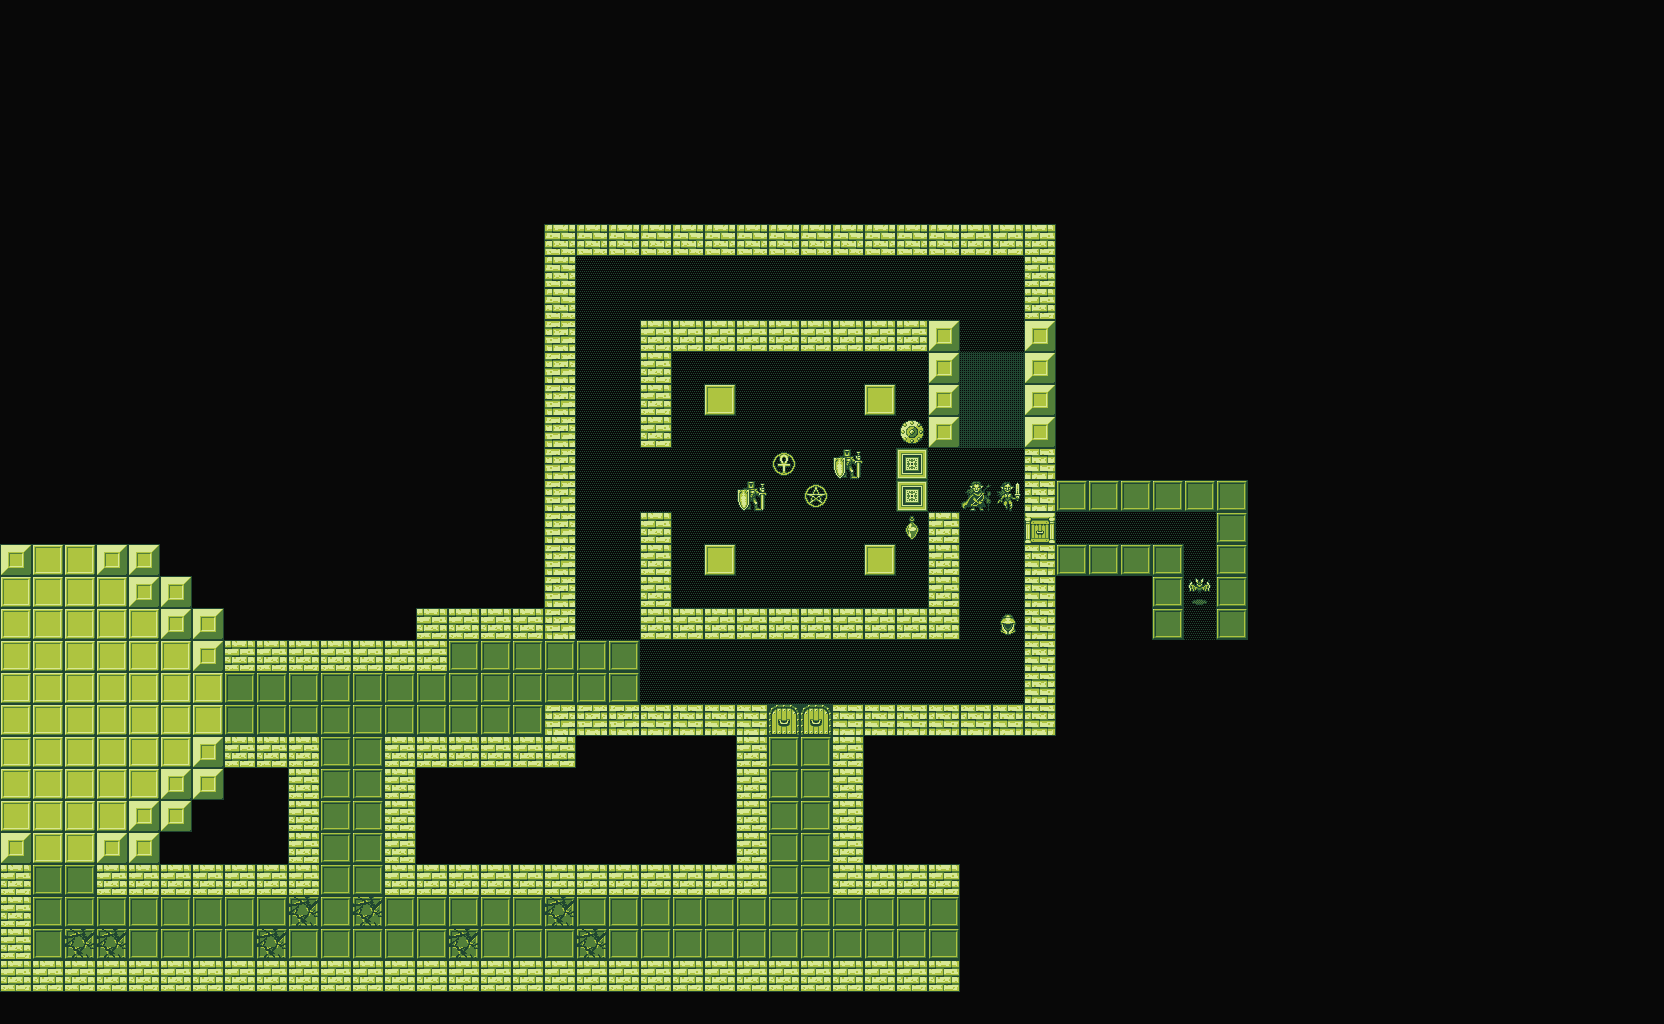

This game map was drawn from its Tiled (.tmx) file and the tilesets committed beside it. A one-line description and the full map source follow:
An orthogonal 52x32 tile map with 32x32 px tiles, 2 tile layers (Tile Layer 1, entities).

<map version="1.2" tiledversion="1.3.0" orientation="orthogonal" renderorder="right-down" compressionlevel="-1" width="52" height="32" tilewidth="32" tileheight="32" infinite="0" backgroundcolor="#080808" nextlayerid="3" nextobjectid="1">
 <tileset firstgid="1" source="Jerom.tsx" />
 <layer id="1" name="Tile Layer 1" width="52" height="32">
  <data encoding="csv">
0,0,0,0,0,0,0,0,0,0,0,0,0,0,0,0,0,0,0,0,0,0,0,0,0,0,0,0,0,0,0,0,0,0,0,0,0,0,0,0,0,0,0,0,0,0,0,0,0,0,0,0,
0,0,0,0,0,0,0,0,0,0,0,0,0,0,0,0,0,0,0,0,0,0,0,0,0,0,0,0,0,0,0,0,0,0,0,0,0,0,0,0,0,0,0,0,0,0,0,0,0,0,0,0,
0,0,0,0,0,0,0,0,0,0,0,0,0,0,0,0,0,0,0,0,0,0,0,0,0,0,0,0,0,0,0,0,0,0,0,0,0,0,0,0,0,0,0,0,0,0,0,0,0,0,0,0,
0,0,0,0,0,0,0,0,0,0,0,0,0,0,0,0,0,0,0,0,0,0,0,0,0,0,0,0,0,0,0,0,0,0,0,0,0,0,0,0,0,0,0,0,0,0,0,0,0,0,0,0,
0,0,0,0,0,0,0,0,0,0,0,0,0,0,0,0,0,0,0,0,0,0,0,0,0,0,0,0,0,0,0,0,0,0,0,0,0,0,0,0,0,0,0,0,0,0,0,0,0,0,0,0,
0,0,0,0,0,0,0,0,0,0,0,0,0,0,0,0,0,0,0,0,0,0,0,0,0,0,0,0,0,0,0,0,0,0,0,0,0,0,0,0,0,0,0,0,0,0,0,0,0,0,0,0,
0,0,0,0,0,0,0,0,0,0,0,0,0,0,0,0,0,0,0,0,0,0,0,0,0,0,0,0,0,0,0,0,0,0,0,0,0,0,0,0,0,0,0,0,0,0,0,0,0,0,0,0,
0,0,0,0,0,0,0,0,0,0,0,0,0,0,0,0,0,2147483667,2147483667,2147483667,2147483667,2147483667,2147483667,2147483667,2147483667,2147483667,2147483667,2147483667,2147483667,2147483667,19,19,19,0,0,0,0,0,0,0,0,0,0,0,0,0,0,0,0,0,0,0,
0,0,0,0,0,0,0,0,0,0,0,0,0,0,0,0,0,2147483667,1,1,1,1,1,1,1,1,1,1,1,1,1,1,19,0,0,0,0,0,0,0,0,0,0,0,0,0,0,0,0,0,0,0,
0,0,0,0,0,0,0,0,0,0,0,0,0,0,0,0,0,2147483667,1,1,1,1,1,1,1,1,1,1,1,1,1,1,19,0,0,0,0,0,0,0,0,0,0,0,0,0,0,0,0,0,0,0,
0,0,0,0,0,0,0,0,0,0,0,0,0,0,0,0,0,3221225491,1,1,19,19,19,19,19,19,19,19,19,19,1,1,1073741843,0,0,0,0,0,0,0,0,0,0,0,0,0,0,0,0,0,0,0,
0,0,0,0,0,0,0,0,0,0,0,0,0,0,0,0,0,3221225491,1,1,19,1,1,1,1,1,1,1,1,19,7,7,1073741843,0,0,0,0,0,0,0,0,0,0,0,0,0,0,0,0,0,0,0,
0,0,0,0,0,0,0,0,0,0,0,0,0,0,0,0,0,3221225491,1,1,19,1,9,1,1,1,1,9,1,19,7,7,1073741843,0,0,0,0,0,0,0,0,0,0,0,0,0,0,0,0,0,0,0,
0,0,0,0,0,0,0,0,0,0,0,0,0,0,0,0,0,3221225491,1,1,19,1,1,1,1,1,1,1,1,19,7,7,1073741843,0,0,0,0,0,0,0,0,0,0,0,0,0,0,0,0,0,0,0,
0,0,0,0,0,0,0,0,0,0,0,0,0,0,0,0,0,3221225491,1,1,1,1,1,1,1,1,1,1,1,1,1,1,1073741843,0,0,0,0,0,0,0,0,0,0,0,0,0,0,0,0,0,0,0,
0,0,0,0,0,0,0,0,0,0,0,0,0,0,0,0,0,3221225491,1,1,1,1,1,1,1,1,1,1,1,1,1,1,1073741843,11,11,11,11,11,11,0,0,0,0,0,0,0,0,0,0,0,0,0,
0,0,0,0,0,0,0,0,0,0,0,0,0,0,0,0,0,3221225491,1,1,19,1,1,1,1,1,1,1,1,19,1,1,1,1,1,1,1,1,11,0,0,0,0,0,0,0,0,0,0,0,0,0,
10,9,9,10,10,0,0,0,0,0,0,0,0,0,0,0,0,3221225491,1,1,19,1,9,1,1,1,1,9,1,19,1,1,1073741843,11,11,11,11,1,11,0,0,0,0,0,0,0,0,0,0,0,0,0,
9,9,9,9,10,10,0,0,0,0,0,0,0,0,0,0,0,3221225491,1,1,19,1,1,1,1,1,1,1,1,19,1,1,1073741843,0,0,0,11,1,11,0,0,0,0,0,0,0,0,0,0,0,0,0,
9,9,9,9,9,10,10,0,0,0,0,0,0,19,19,19,19,3221225491,1,1,19,19,19,19,19,19,19,19,19,19,1,1,1073741843,0,0,0,11,1,11,0,0,0,0,0,0,0,0,0,0,0,0,0,
9,9,9,9,9,9,10,19,19,19,19,19,19,19,11,11,11,11,11,11,1,1,1,1,1,1,1,1,1,1,1,1,1073741843,0,0,0,0,0,0,0,0,0,0,0,0,0,0,0,0,0,0,0,
9,9,9,9,9,9,9,11,11,11,11,11,11,11,11,11,11,11,11,11,1,1,1,1,1,1,1,1,1,1,1,1,1073741843,0,0,0,0,0,0,0,0,0,0,0,0,0,0,0,0,0,0,0,
9,9,9,9,9,9,9,11,11,11,11,11,11,11,11,11,11,3221225491,3221225491,3221225491,1073741843,1073741843,1073741843,1073741843,23,23,1073741843,1073741843,1073741843,1073741843,1073741843,1073741843,1073741843,0,0,0,0,0,0,0,0,0,0,0,0,0,0,0,0,0,0,0,
9,9,9,9,9,9,10,19,19,19,11,11,19,19,19,19,19,19,0,0,0,0,0,19,11,11,19,0,0,0,0,0,0,0,0,0,0,0,0,0,0,0,0,0,0,0,0,0,0,0,0,0,
9,9,9,9,9,10,10,0,0,19,11,11,19,0,0,0,0,0,0,0,0,0,0,19,11,11,19,0,0,0,0,0,0,0,0,0,0,0,0,0,0,0,0,0,0,0,0,0,0,0,0,0,
9,9,9,9,10,10,0,0,0,19,11,11,19,0,0,0,0,0,0,0,0,0,0,19,11,11,19,0,0,0,0,0,0,0,0,0,0,0,0,0,0,0,0,0,0,0,0,0,0,0,0,0,
10,9,9,10,10,0,0,0,0,19,11,11,19,0,0,0,0,0,0,0,0,0,0,19,11,11,19,0,0,0,0,0,0,0,0,0,0,0,0,0,0,0,0,0,0,0,0,0,0,0,0,0,
19,11,11,19,19,19,19,19,19,19,11,11,19,19,19,19,19,19,19,19,19,19,19,19,11,11,19,19,19,19,0,0,0,0,0,0,0,0,0,0,0,0,0,0,0,0,0,0,0,0,0,0,
19,11,11,11,11,11,11,11,11,12,11,12,11,11,11,11,11,12,11,11,11,11,11,11,11,11,11,11,11,11,0,0,0,0,0,0,0,0,0,0,0,0,0,0,0,0,0,0,0,0,0,0,
19,11,12,12,11,11,11,11,12,11,11,11,11,11,12,11,11,11,12,11,11,11,11,11,11,11,11,11,11,11,0,0,0,0,0,0,0,0,0,0,0,0,0,0,0,0,0,0,0,0,0,0,
19,19,19,19,19,19,19,19,19,19,19,19,19,19,19,19,19,19,19,19,19,19,19,19,19,19,19,19,19,19,0,0,0,0,0,0,0,0,0,0,0,0,0,0,0,0,0,0,0,0,0,0,
0,0,0,0,0,0,0,0,0,0,0,0,0,0,0,0,0,0,0,0,0,0,0,0,0,0,0,0,0,0,0,0,0,0,0,0,0,0,0,0,0,0,0,0,0,0,0,0,0,0,0,0
</data>
 </layer>
 <layer id="2" name="entities" width="52" height="32">
  <data encoding="csv">
0,0,0,0,0,0,0,0,0,0,0,0,0,0,0,0,0,0,0,0,0,0,0,0,0,0,0,0,0,0,0,0,0,0,0,0,0,0,0,0,0,0,0,0,0,0,0,0,0,0,0,0,
0,0,0,0,0,0,0,0,0,0,0,0,0,0,0,0,0,0,0,0,0,0,0,0,0,0,0,0,0,0,0,0,0,0,0,0,0,0,0,0,0,0,0,0,0,0,0,0,0,0,0,0,
0,0,0,0,0,0,0,0,0,0,0,0,0,0,0,0,0,0,0,0,0,0,0,0,0,0,0,0,0,0,0,0,0,0,0,0,0,0,0,0,0,0,0,0,0,0,0,0,0,0,0,0,
0,0,0,0,0,0,0,0,0,0,0,0,0,0,0,0,0,0,0,0,0,0,0,0,0,0,0,0,0,0,0,0,0,0,0,0,0,0,0,0,0,0,0,0,0,0,0,0,0,0,0,0,
0,0,0,0,0,0,0,0,0,0,0,0,0,0,0,0,0,0,0,0,0,0,0,0,0,0,0,0,0,0,0,0,0,0,0,0,0,0,0,0,0,0,0,0,0,0,0,0,0,0,0,0,
0,0,0,0,0,0,0,0,0,0,0,0,0,0,0,0,0,0,0,0,0,0,0,0,0,0,0,0,0,0,0,0,0,0,0,0,0,0,0,0,0,0,0,0,0,0,0,0,0,0,0,0,
0,0,0,0,0,0,0,0,0,0,0,0,0,0,0,0,0,0,0,0,0,0,0,0,0,0,0,0,0,0,0,0,0,0,0,0,0,0,0,0,0,0,0,0,0,0,0,0,0,0,0,0,
0,0,0,0,0,0,0,0,0,0,0,0,0,0,0,0,0,0,0,0,0,0,0,0,0,0,0,0,0,0,0,0,0,0,0,0,0,0,0,0,0,0,0,0,0,0,0,0,0,0,0,0,
0,0,0,0,0,0,0,0,0,0,0,0,0,0,0,0,0,0,0,0,0,0,0,0,0,0,0,0,0,0,0,0,0,0,0,0,0,0,0,0,0,0,0,0,0,0,0,0,0,0,0,0,
0,0,0,0,0,0,0,0,0,0,0,0,0,0,0,0,0,0,0,0,0,0,0,0,0,0,0,0,0,0,0,0,0,0,0,0,0,0,0,0,0,0,0,0,0,0,0,0,0,0,0,0,
0,0,0,0,0,0,0,0,0,0,0,0,0,0,0,0,0,0,0,0,0,0,0,0,0,0,0,0,0,10,0,0,10,0,0,0,0,0,0,0,0,0,0,0,0,0,0,0,0,0,0,0,
0,0,0,0,0,0,0,0,0,0,0,0,0,0,0,0,0,0,0,0,0,0,0,0,0,0,0,0,0,10,0,0,10,0,0,0,0,0,0,0,0,0,0,0,0,0,0,0,0,0,0,0,
0,0,0,0,0,0,0,0,0,0,0,0,0,0,0,0,0,0,0,0,0,0,0,0,0,0,0,0,0,10,0,0,10,0,0,0,0,0,0,0,0,0,0,0,0,0,0,0,0,0,0,0,
0,0,0,0,0,0,0,0,0,0,0,0,0,0,0,0,0,0,0,0,0,0,0,0,0,0,0,0,106,10,0,0,10,0,0,0,0,0,0,0,0,0,0,0,0,0,0,0,0,0,0,0,
0,0,0,0,0,0,0,0,0,0,0,0,0,0,0,0,0,0,0,0,0,0,0,0,138,0,150,0,205,0,0,0,0,0,0,0,0,0,0,0,0,0,0,0,0,0,0,0,0,0,0,0,
0,0,0,0,0,0,0,0,0,0,0,0,0,0,0,0,0,0,0,0,0,0,0,150,0,137,0,0,205,0,149,148,0,0,0,0,0,0,0,0,0,0,0,0,0,0,0,0,0,0,0,0,
0,0,0,0,0,0,0,0,0,0,0,0,0,0,0,0,0,0,0,0,0,0,0,0,0,0,0,0,43,19,0,0,26,0,0,0,0,0,0,0,0,0,0,0,0,0,0,0,0,0,0,0,
0,0,0,0,0,0,0,0,0,0,0,0,0,0,0,0,0,0,0,0,0,0,0,0,0,0,0,0,0,19,0,0,0,0,0,0,0,0,0,0,0,0,0,0,0,0,0,0,0,0,0,0,
0,0,0,0,0,0,0,0,0,0,0,0,0,0,0,0,0,0,0,0,0,0,0,0,0,0,0,0,0,0,0,0,0,0,0,0,0,163,0,0,0,0,0,0,0,0,0,0,0,0,0,0,
0,0,0,0,0,0,0,0,0,0,0,0,0,0,0,0,0,0,0,0,0,0,0,0,0,0,0,0,0,0,0,100,0,0,0,0,0,0,0,0,0,0,0,0,0,0,0,0,0,0,0,0,
0,0,0,0,0,0,0,0,0,0,0,0,0,0,0,0,0,0,0,0,0,0,0,0,0,0,0,0,0,0,0,0,0,0,0,0,0,0,0,0,0,0,0,0,0,0,0,0,0,0,0,0,
0,0,0,0,0,0,0,0,0,0,0,0,0,0,0,0,0,0,0,0,0,0,0,0,0,0,0,0,0,0,0,0,0,0,0,0,0,0,0,0,0,0,0,0,0,0,0,0,0,0,0,0,
0,0,0,0,0,0,0,0,0,0,0,0,0,0,0,0,0,0,0,0,0,0,0,0,0,0,0,0,0,0,0,0,0,0,0,0,0,0,0,0,0,0,0,0,0,0,0,0,0,0,0,0,
0,0,0,0,0,0,0,0,0,0,0,0,0,0,0,0,0,0,0,0,0,0,0,0,0,0,0,0,0,0,0,0,0,0,0,0,0,0,0,0,0,0,0,0,0,0,0,0,0,0,0,0,
0,0,0,0,0,0,0,0,0,0,0,0,0,0,0,0,0,0,0,0,0,0,0,0,0,0,0,0,0,0,0,0,0,0,0,0,0,0,0,0,0,0,0,0,0,0,0,0,0,0,0,0,
0,0,0,0,0,0,0,0,0,0,0,0,0,0,0,0,0,0,0,0,0,0,0,0,0,0,0,0,0,0,0,0,0,0,0,0,0,0,0,0,0,0,0,0,0,0,0,0,0,0,0,0,
0,0,0,0,0,0,0,0,0,0,0,0,0,0,0,0,0,0,0,0,0,0,0,0,0,0,0,0,0,0,0,0,0,0,0,0,0,0,0,0,0,0,0,0,0,0,0,0,0,0,0,0,
0,0,0,0,0,0,0,0,0,0,0,0,0,0,0,0,0,0,0,0,0,0,0,0,0,0,0,0,0,0,0,0,0,0,0,0,0,0,0,0,0,0,0,0,0,0,0,0,0,0,0,0,
0,0,0,0,0,0,0,0,0,0,0,0,0,0,0,0,0,0,0,0,0,0,0,0,0,0,0,0,0,0,0,0,0,0,0,0,0,0,0,0,0,0,0,0,0,0,0,0,0,0,0,0,
0,0,0,0,0,0,0,0,0,0,0,0,0,0,0,0,0,0,0,0,0,0,0,0,0,0,0,0,0,0,0,0,0,0,0,0,0,0,0,0,0,0,0,0,0,0,0,0,0,0,0,0,
0,0,0,0,0,0,0,0,0,0,0,0,0,0,0,0,0,0,0,0,0,0,0,0,0,0,0,0,0,0,0,0,0,0,0,0,0,0,0,0,0,0,0,0,0,0,0,0,0,0,0,0,
0,0,0,0,0,0,0,0,0,0,0,0,0,0,0,0,0,0,0,0,0,0,0,0,0,0,0,0,0,0,0,0,0,0,0,0,0,0,0,0,0,0,0,0,0,0,0,0,0,0,0,0
</data>
 </layer>
</map>
